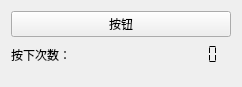
<?xml version="1.0" encoding="UTF-8"?>
<ui version="4.0">
 <class>FormSlot</class>
 <widget class="QWidget" name="FormSlot">
  <property name="geometry">
   <rect>
    <x>0</x>
    <y>0</y>
    <width>242</width>
    <height>87</height>
   </rect>
  </property>
  <property name="windowTitle">
   <string>Form</string>
  </property>
  <layout class="QFormLayout" name="formLayout">
   <item row="1" column="0">
    <widget class="QLabel" name="lbel">
     <property name="text">
      <string>按下次数：</string>
     </property>
    </widget>
   </item>
   <item row="0" column="0" colspan="2">
    <widget class="QPushButton" name="btnTest">
     <property name="text">
      <string>按钮</string>
     </property>
    </widget>
   </item>
   <item row="1" column="1">
    <widget class="QLCDNumber" name="lcdCounts">
     <property name="frameShape">
      <enum>QFrame::NoFrame</enum>
     </property>
     <property name="lineWidth">
      <number>1</number>
     </property>
     <property name="smallDecimalPoint">
      <bool>true</bool>
     </property>
     <property name="digitCount">
      <number>12</number>
     </property>
     <property name="mode">
      <enum>QLCDNumber::Dec</enum>
     </property>
     <property name="segmentStyle">
      <enum>QLCDNumber::Flat</enum>
     </property>
     <property name="value" stdset="0">
      <double>0.000000000000000</double>
     </property>
     <property name="intValue" stdset="0">
      <number>0</number>
     </property>
    </widget>
   </item>
  </layout>
 </widget>
 <resources/>
 <connections/>
 <slots>
  <slot>slot1()</slot>
 </slots>
</ui>
